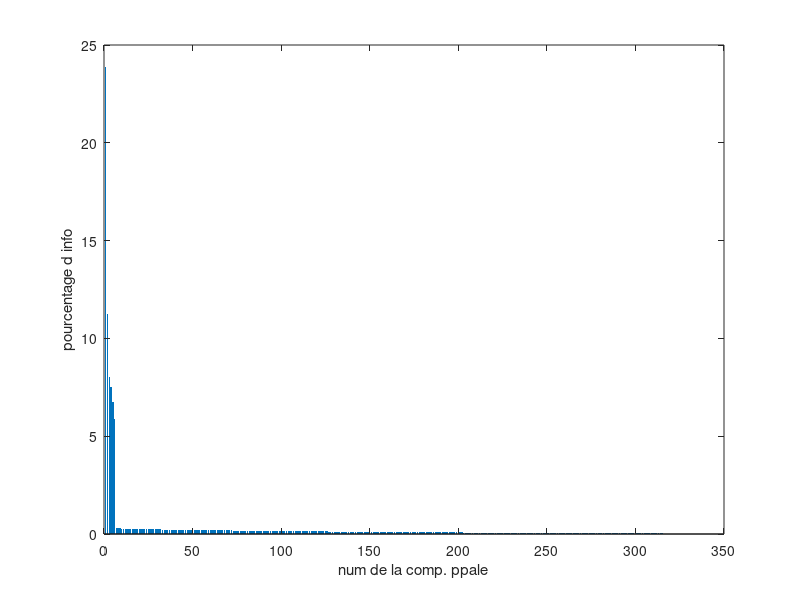
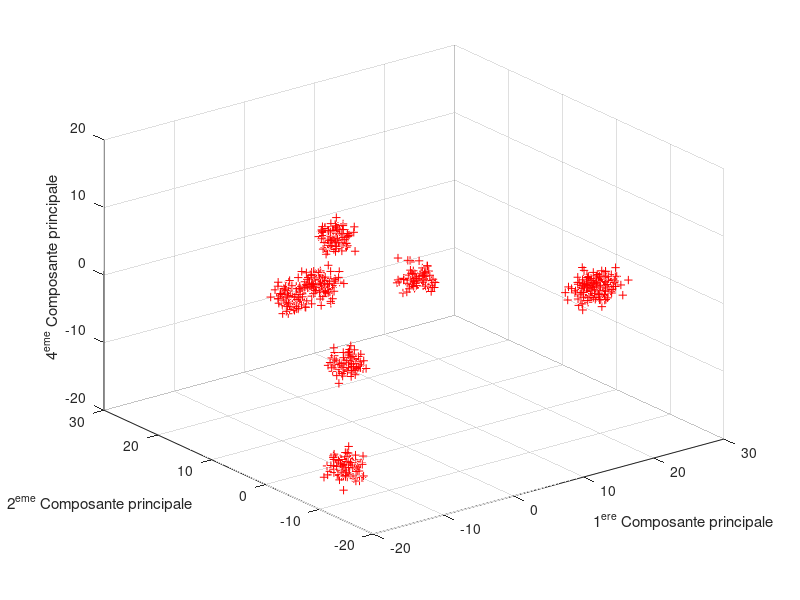
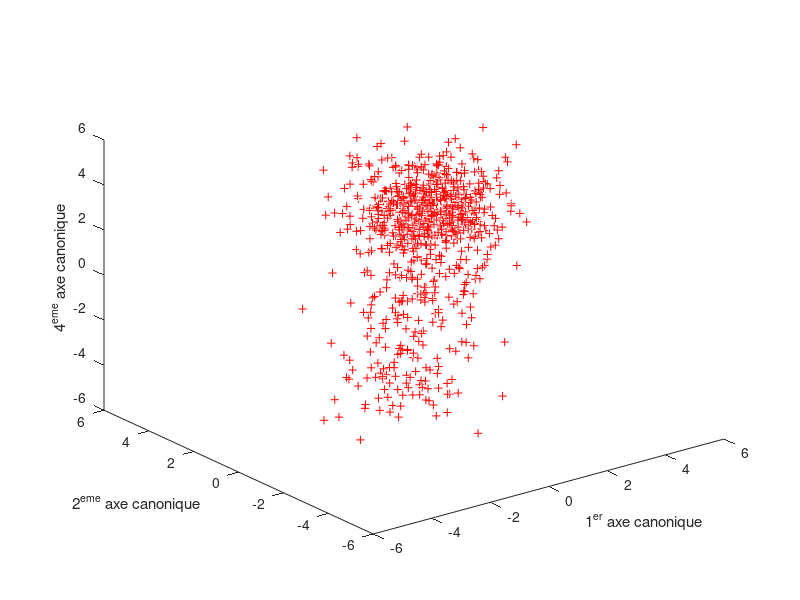

Reproduce these figures in MATLAB, in order.
%% INITIALISATION
clear variables
close all

% chargement du jeu de donn�es
load('dataset.mat')
n = size(X, 1);

figure(4)
plot3(X(1:end, 1), X(1:end, 2), X(1:end, 4), "r+");
xlabel('1^e^r axe canonique')
ylabel('2^e^m^e axe canonique')
zlabel('4^e^m^e axe canonique')
%% CALCUL
X_m = mean(X);
X_c = X - X_m;
sigma = 1/n * (X_c' * X_c);

[axes, D] = eig(sigma);

Contraste = diag(D) ./ sum(diag(D));

[Contraste, ind] = sort(Contraste, 'descend');
axes = axes(:, ind);    % Là on a des axes et ils sont ordonnés

C = X_c * axes;

%% AFFICHAGE 
figure(1),clf
title('Pourcentage d info contenue sur chaque composante ppale')
bar(1:length(Contraste), 100*Contraste, 'LineStyle', 'none');
xlabel('num de la comp. ppale');ylabel('pourcentage d info');

figure(2),clf, 
grid on
%title('Proj. des donnees sur 3 1ers axes ppaux')
plot3(C(1:end, 1), C(1:end, 2), C(1:end, 4), "r+");grid on;
xlabel('1^e^r^e Composante principale')
ylabel('2^e^m^e Composante principale')
zlabel('4^e^m^e Composante principale')